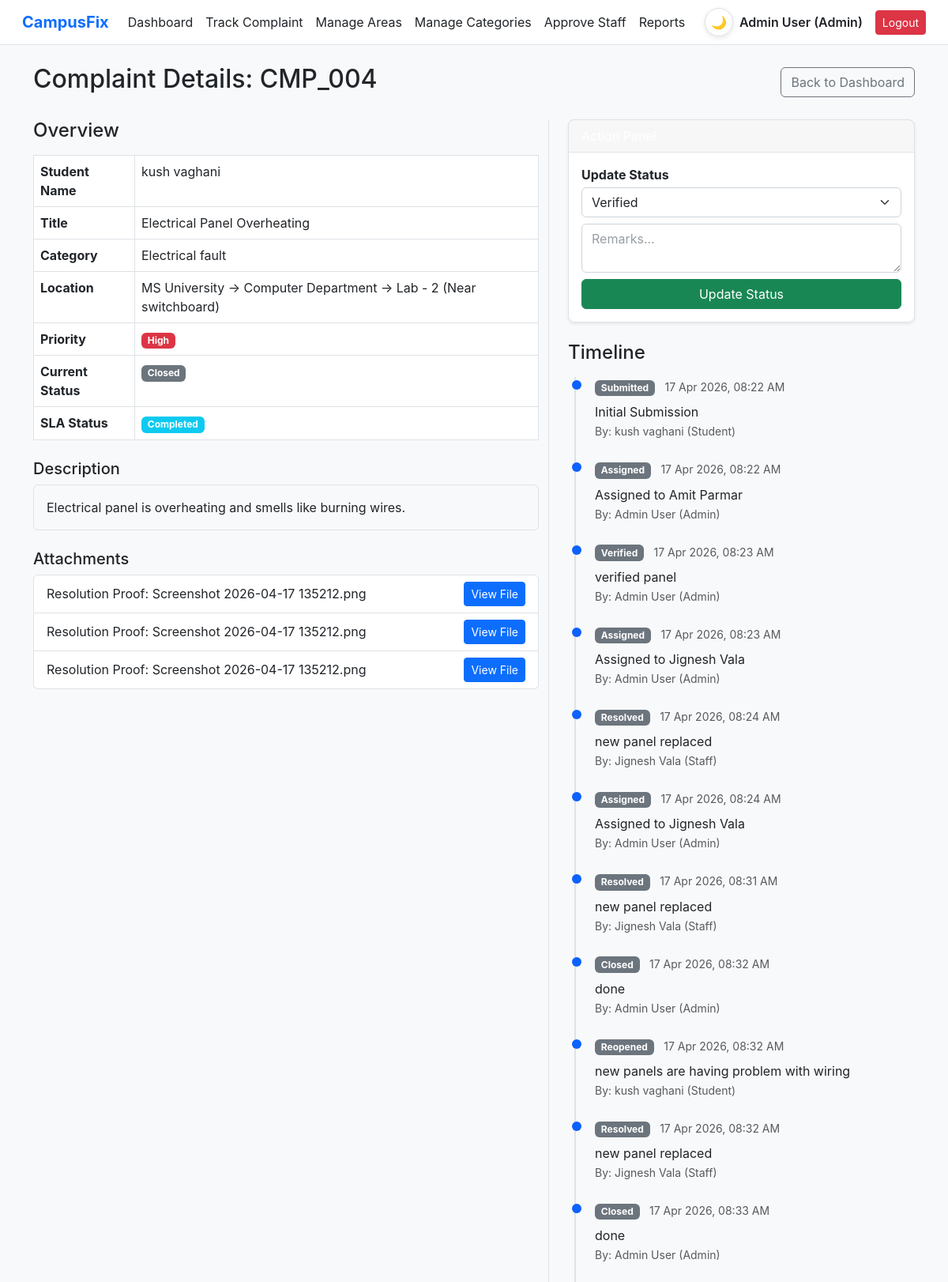
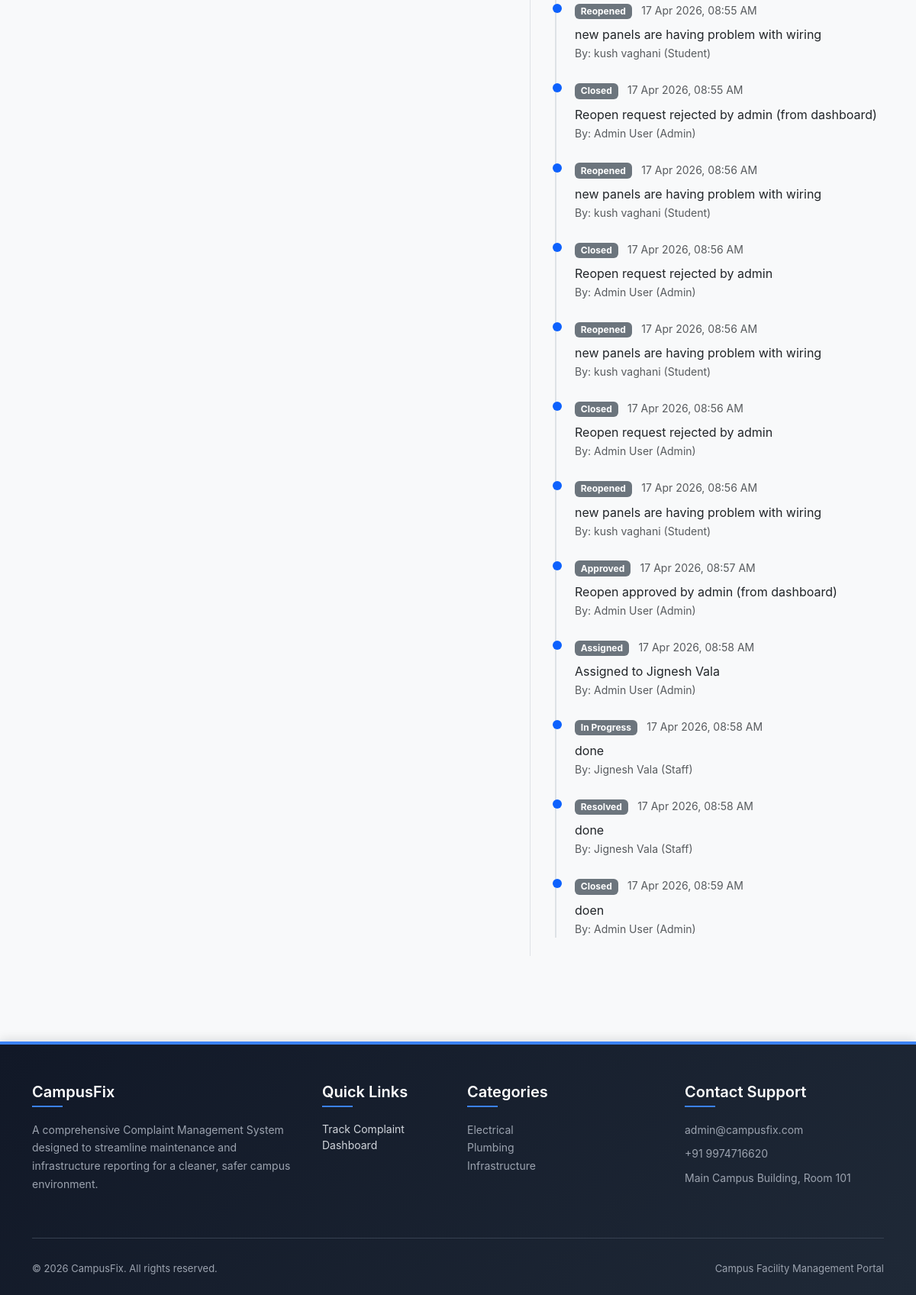
The page /view_complaint.php?id=4 (signed in) on the database its author committed (2 pictures, top to bottom).
### tables this page shows
CREATE TABLE `complaints` (
  `id` int(11) NOT NULL,
  `complaint_id_str` varchar(20) NOT NULL,
  `user_id` int(11) NOT NULL,
  `title` varchar(150) NOT NULL,
  `description` text NOT NULL,
  `category_id` int(11) NOT NULL,
  `other_category` varchar(150) DEFAULT NULL,
  `campus_id` int(11) NOT NULL,
  `building_name` varchar(150) NOT NULL,
  `spot_name` varchar(150) NOT NULL,
  `exact_location` varchar(255) NOT NULL,
  `priority` enum('High','Medium','Low') NOT NULL,
  `status` enum('Submitted','Verified','Assigned','In Progress','Resolved','Closed','Reopened','Forwarded') NOT NULL DEFAULT 'Submitted',
  `approval_status` enum('Pending','Approved','Rejected') DEFAULT NULL,
  `created_at` timestamp NOT NULL DEFAULT current_timestamp(),
  `updated_at` timestamp NOT NULL DEFAULT current_timestamp() ON UPDATE current_timestamp(),
  `assigned_to` int(11) DEFAULT NULL,
  `assigned_at` timestamp NULL DEFAULT NULL
);

CREATE TABLE `users` (
  `id` int(11) NOT NULL,
  `name` varchar(100) NOT NULL,
  `email` varchar(100) NOT NULL,
  `password` varchar(255) NOT NULL,
  `role_id` int(11) NOT NULL,
  `approval_status` enum('Pending','Approved','Rejected') NOT NULL DEFAULT 'Approved',
  `created_at` timestamp NOT NULL DEFAULT current_timestamp()
);

CREATE TABLE `complaint_categories` (
  `id` int(11) NOT NULL,
  `name` varchar(100) NOT NULL,
  `is_active` tinyint(1) NOT NULL DEFAULT 1
);

CREATE TABLE `campus` (
  `id` int(11) NOT NULL,
  `name` varchar(100) NOT NULL,
  `status` enum('Active','Inactive') DEFAULT 'Active'
);

CREATE TABLE `attachments` (
  `id` int(11) NOT NULL,
  `complaint_id` int(11) NOT NULL,
  `file_name` varchar(255) NOT NULL,
  `file_path` varchar(255) NOT NULL,
  `file_type` enum('Complaint Proof','Resolution Proof') NOT NULL,
  `uploaded_by` int(11) NOT NULL,
  `uploaded_at` timestamp NOT NULL DEFAULT current_timestamp()
);

CREATE TABLE `complaint_history` (
  `id` int(11) NOT NULL,
  `complaint_id` int(11) NOT NULL,
  `status` varchar(50) NOT NULL,
  `remarks` text DEFAULT NULL,
  `updated_by` int(11) NOT NULL,
  `timestamp` timestamp NOT NULL DEFAULT current_timestamp()
);

CREATE TABLE `roles` (
  `id` int(11) NOT NULL,
  `name` varchar(50) NOT NULL
);

### includes/functions.php (called while the page is built, shortened)
<?php
function redirectByRole($role) {
    switch ($role) {
        case 'Admin':
            return BASE_URL . '/dashboard_admin.php';
    }
}
function getSLAStatus($created_at, $assigned_at, $status) {
    if (in_array($status, ['Resolved', 'Closed'])) {
        return 'Completed';
    }
    return 'Normal';
}
function getTimeLeft($created_at) {
    $now = time();
    $created = strtotime($created_at);
    $deadline = $created + (48 * 3600);
    $diff = $deadline - $now;
    if ($diff <= 0) {
        return "0 hours 0 minutes";
    }
    $hours = floor($diff / 3600);
    $minutes = floor(($diff % 3600) / 60);
    return "{$hours} hours {$minutes} minutes";
}
function calculateSLA($pdo, $complaint_id, $current_status, $created_at, $assigned_at = null) {
    $status = getSLAStatus($created_at, $assigned_at, $current_status);
    $time_left = getTimeLeft($created_at);
    $colors = [
        'Normal'    => 'success',
        'Warning'   => 'warning',
        'Alert'     => 'danger',
        'Completed' => 'info'
    ];
    return [
        'status'    => $status,
        'color'     => $colors[$status] ?? 'secondary',
        'time_left' => ($status === 'Completed') ? 'N/A' : $time_left
    ];
}

### view_complaint.php (the view, shortened to what this page needs)
<?php
require_once __DIR__ . '/config/db.php';
require_once __DIR__ . '/includes/functions.php';
$complaint_id = $_GET['id'];
$role = $_SESSION['role'];
$stmt = $pdo->prepare("SELECT c.*, cat.name as cat_name, camp.name as camp_name, u.name as student_name
                      FROM complaints c
                      JOIN complaint_categories cat ON c.category_id = cat.id
                      JOIN campus camp ON c.campus_id = camp.id
                      JOIN users u ON c.user_id = u.id
                      WHERE c.id = ?");
$stmt->execute([$complaint_id]);
$c = $stmt->fetch();
$stmt = $pdo->prepare("SELECT * FROM attachments WHERE complaint_id = ?");
$stmt->execute([$complaint_id]);
$attachments = $stmt->fetchAll();
$stmt = $pdo->prepare("SELECT h.*, u.name as admin_name, u.role_id, r.name as role
                      FROM complaint_history h JOIN users u ON h.updated_by = u.id JOIN roles r ON u.role_id = r.id
                      WHERE h.complaint_id = ? ORDER BY h.timestamp ASC");
$stmt->execute([$complaint_id]);
$history = $stmt->fetchAll();
$sla = calculateSLA($pdo, $c['id'], $c['status'], $c['created_at'], $c['assigned_at']);
require_once __DIR__ . '/includes/header.php';
?>
<div class="d-flex justify-content-between align-items-center mb-4">
    <h2>Complaint Details: <?= htmlspecialchars($c['complaint_id_str']) ?></h2>
    <a href="<?= redirectByRole($role) ?>" class="btn btn-outline-secondary">Back to Dashboard</a>
</div>
<div class="row">
    <div class="col-md-7 border-end">
        <h4 class="mb-3">Overview</h4>
        <table class="table table-bordered">
            <tr><th>Student Name</th><td><?= htmlspecialchars($c['student_name']) ?></td></tr>
            <tr><th>Title</th><td><?= htmlspecialchars($c['title']) ?></td></tr>
            <tr><th>Category</th><td><?= htmlspecialchars($c['cat_name'] . ($c['other_category'] ? ' ('.$c['other_category'].')' : '')) ?></td></tr>
            <tr><th>Location</th><td><?= htmlspecialchars($c['camp_name'] . ' -> ' . $c['building_name'] . ' -> ' . $c['spot_name']) ?> (<?= htmlspecialchars($c['exact_location']) ?>)</td></tr>
            <tr><th>Priority</th><td><span class="badge bg-<?= $c['priority'] == 'High' ? 'danger' : ($c['priority'] == 'Medium' ? 'warning' : 'info') ?>"><?= $c['priority'] ?></span></td></tr>
            <tr><th>Current Status</th><td>
                <span class="badge bg-<?= $c['status'] == 'Forwarded' ? 'danger' : 'secondary' ?>">
                    <?= $c['status'] == 'Forwarded' ? '⚠ SLA Breached' : $c['status'] ?>
                </span>
            </td></tr>
            <tr><th>SLA Status</th><td>
                <span class="badge bg-<?= $sla['color'] ?>"><?= $sla['status'] ?></span>
            </td></tr>
        </table>
        <h5 class="mt-4">Description</h5>
        <div class="p-3 bg-light border rounded text-dark mb-4">
            <?= nl2br(htmlspecialchars($c['description'])) ?>
        </div>
        <h5 class="mt-4">Attachments</h5>
        <?php if(empty($attachments)): ?>
            <p>No attachments.</p>
        <?php else: ?>
            <ul class="list-group">
            <?php foreach($attachments as $att): ?>
                <li class="list-group-item d-flex justify-content-between align-items-center">
                    <?= $att['file_type'] ?>: <?= htmlspecialchars($att['file_name']) ?>
                    <a href="<?= BASE_URL ?>/<?= $att['file_path'] ?>" target="_blank" class="btn btn-sm btn-primary">View File</a>
                </li>
            <?php endforeach; ?>
            </ul>
        <?php endif; ?>
    </div>
    <div class="col-md-5 ps-4">
        <?php if($role == 'Admin' || $role == 'Staff'): ?>
            <div class="card mb-4 shadow-sm border-primary">
                <div class="card-header bg-primary text-white">Action Panel</div>
                <div class="card-body">
                    <form method="POST" enctype="multipart/form-data">
                        <fieldset <?= ($c['status'] == 'Reopened' && $c['approval_status'] == 'Pending') ? 'disabled' : '' ?>>
                            <label class="mb-1 fw-bold">Update Status</label>
                            <select name="new_status" class="form-select mb-2" id="status_select" required>
                                <?php if($role == 'Admin'): ?>
                                    <option value="Verified">Verified</option>
                                <?php endif; ?>
                            </select>
                            <textarea name="remarks" class="form-control mb-2" rows="2" placeholder="Remarks..." required></textarea>
                            <button type="submit" name="update_status" class="btn btn-success w-100">Update Status</button>
                        </fieldset>
                    </form>
                </div>
            </div>
        <?php endif; ?>
        <h4 class="mb-3">Timeline</h4>
        <div class="timeline">
            <?php foreach($history as $h): ?>
                <div class="timeline-item">
                    <span class="badge bg-<?= $h['status'] == 'Forwarded' ? 'danger' : 'secondary' ?> mb-1"><?= $h['status'] == 'Forwarded' ? '⚠ SLA Breached' : $h['status'] ?></span>
                    <small class="text-muted ms-2"><?= date('d M Y, h:i A', strtotime($h['timestamp'])) ?></small>
                    <p class="mb-0 mt-1"><?= htmlspecialchars($h['remarks']) ?></p>
                    <small class="text-muted">By: <?= htmlspecialchars($h['admin_name']) ?> (<?= $h['role'] ?>)</small>
                </div>
            <?php endforeach; ?>
        </div>
    </div>
</div>
<?php require_once __DIR__ . '/includes/footer.php'; ?>

### assets/css/style.css (style rules this page uses)
:root { --bg-body: #f8f9fa; --text-main: #212529; --surface-navbar: #ffffff; --border-default: #dee2e6; --surface-card: #ffffff; --surface-card-header: rgba(0, 0, 0, 0.03); --surface-input: #ffffff; --border-input: #ced4da; --text-muted: #6c757d; --surface-table-head: #ffffff; --surface-section: #ffffff; }
html, body, body *, .navbar, .card, .modal-content, .form-control, .form-select, .table, section, footer, aside { transition: background-color 0.3s ease, color 0.3s ease, border-color 0.3s ease, box-shadow 0.3s ease; }
html, body { height: 100%; margin: 0; }
body { background-color: var(--bg-body); color: var(--text-main); font-family: 'Inter', system-ui, -apple-system, sans-serif; display: flex; flex-direction: column; }
.card { background-color: var(--surface-card) !important; border: 1px solid var(--border-default) !important; border-radius: 8px; box-shadow: 0 1px 3px rgba(0,0,0,0.05); }
.card-header { background-color: var(--surface-card-header) !important; border-bottom: 1px solid var(--border-default) !important; color: var(--text-main); }
.table { border-color: var(--border-default) !important; color: var(--text-main); }
.form-control, .form-select { background-color: var(--surface-input) !important; border: 1px solid var(--border-input) !important; color: var(--text-main) !important; }
.form-control::placeholder { color: var(--text-muted); opacity: 0.7; }
section, .modal-content, .list-group-item, .dropdown-menu { background-color: var(--surface-section); color: var(--text-main); border-color: var(--border-default); }
.timeline { border-left: 2px solid #dee2e6; padding-left: 1.5rem; margin-left: 0.5rem; }
.timeline-item { margin-bottom: 1.5rem; position: relative; }
.timeline-item::before { content: ''; position: absolute; left: -1.8rem; top: 0.25rem; width: 12px; height: 12px; border-radius: 50%; background: #0d61fd; }

### rows shown on the page
complaints: complaint_id_str "CMP_004", user.name "kush vaghani", title "Electrical Panel Overheating", category.name "Electrical fault", campus+building_name+spot_name "MS University -> Computer Department -> Lab - 2", exact_location "Near switchboard", priority "High", status "Closed", description "Electrical panel is overheating and smells like burning wires."
attachments: file_type "Resolution Proof", file_name "Screenshot 2026-04-17 135212.png"
attachments: file_type "Resolution Proof", file_name "Screenshot 2026-04-17 135212.png"
attachments: file_type "Resolution Proof", file_name "Screenshot 2026-04-17 135212.png"
complaint_history: status "Submitted", timestamp "17 Apr 2026, 08:22 AM", remarks "Initial Submission", updated_by.name "kush vaghani", roles.name "Student"
complaint_history: status "Assigned", timestamp "17 Apr 2026, 08:22 AM", remarks "Assigned to Amit Parmar", updated_by.name "Admin User", roles.name "Admin"
complaint_history: status "Verified", timestamp "17 Apr 2026, 08:23 AM", remarks "verified panel", updated_by.name "Admin User", roles.name "Admin"
complaint_history: status "Assigned", timestamp "17 Apr 2026, 08:23 AM", remarks "Assigned to Jignesh Vala", updated_by.name "Admin User", roles.name "Admin"
complaint_history: status "Resolved", timestamp "17 Apr 2026, 08:24 AM", remarks "new panel replaced", updated_by.name "Jignesh Vala", roles.name "Staff"
complaint_history: status "Assigned", timestamp "17 Apr 2026, 08:24 AM", remarks "Assigned to Jignesh Vala", updated_by.name "Admin User", roles.name "Admin"
complaint_history: status "Resolved", timestamp "17 Apr 2026, 08:31 AM", remarks "new panel replaced", updated_by.name "Jignesh Vala", roles.name "Staff"
complaint_history: status "Closed", timestamp "17 Apr 2026, 08:32 AM", remarks "done", updated_by.name "Admin User", roles.name "Admin"
complaint_history: status "Reopened", timestamp "17 Apr 2026, 08:32 AM", remarks "new panels are having problem with wiring", updated_by.name "kush vaghani", roles.name "Student"
complaint_history: status "Resolved", timestamp "17 Apr 2026, 08:32 AM", remarks "new panel replaced", updated_by.name "Jignesh Vala", roles.name "Staff"
complaint_history: status "Closed", timestamp "17 Apr 2026, 08:33 AM", remarks "done", updated_by.name "Admin User", roles.name "Admin"
complaint_history: status "Reopened", timestamp "17 Apr 2026, 08:55 AM", remarks "new panels are having problem with wiring", updated_by.name "kush vaghani", roles.name "Student"
complaint_history: status "Closed", timestamp "17 Apr 2026, 08:55 AM", remarks "Reopen request rejected by admin (from dashboard)", updated_by.name "Admin User", roles.name "Admin"
complaint_history: status "Reopened", timestamp "17 Apr 2026, 08:56 AM", remarks "new panels are having problem with wiring", updated_by.name "kush vaghani", roles.name "Student"
complaint_history: status "Closed", timestamp "17 Apr 2026, 08:56 AM", remarks "Reopen request rejected by admin", updated_by.name "Admin User", roles.name "Admin"
complaint_history: status "Reopened", timestamp "17 Apr 2026, 08:56 AM", remarks "new panels are having problem with wiring", updated_by.name "kush vaghani", roles.name "Student"
complaint_history: status "Closed", timestamp "17 Apr 2026, 08:56 AM", remarks "Reopen request rejected by admin", updated_by.name "Admin User", roles.name "Admin"
complaint_history: status "Reopened", timestamp "17 Apr 2026, 08:56 AM", remarks "new panels are having problem with wiring", updated_by.name "kush vaghani", roles.name "Student"
complaint_history: status "Approved", timestamp "17 Apr 2026, 08:57 AM", remarks "Reopen approved by admin (from dashboard)", updated_by.name "Admin User", roles.name "Admin"
complaint_history: status "Assigned", timestamp "17 Apr 2026, 08:58 AM", remarks "Assigned to Jignesh Vala", updated_by.name "Admin User", roles.name "Admin"
complaint_history: status "In Progress", timestamp "17 Apr 2026, 08:58 AM", remarks "done", updated_by.name "Jignesh Vala", roles.name "Staff"
complaint_history: status "Resolved", timestamp "17 Apr 2026, 08:58 AM", remarks "done", updated_by.name "Jignesh Vala", roles.name "Staff"
complaint_history: status "Closed", timestamp "17 Apr 2026, 08:59 AM", remarks "doen", updated_by.name "Admin User", roles.name "Admin"

### other values the page prints
$_SESSION['name'] "Admin User"
$_SESSION['role'] "Admin"
$sla['status'] "Completed"
